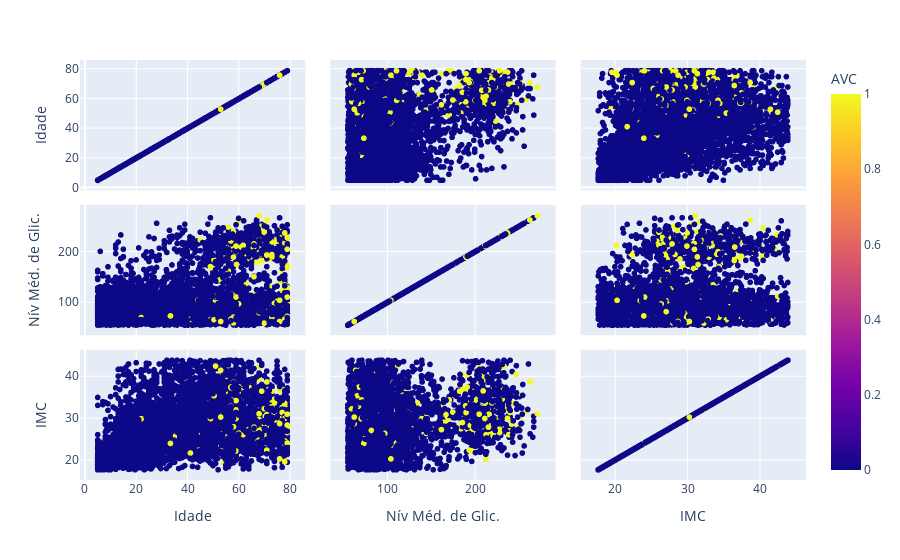

The cell this chart's notebook holds for it:
### Code cell
# [2. Extração e análise exploratória de dados - Análise exploratória]

graph = px.scatter_matrix(
    stroke_df, 
    dimensions=['age', 'avg_glucose_level', 'bmi'], 
    color='stroke',
    labels={
        'age': 'Idade',
        'avg_glucose_level': 'Nív Méd. de Glic.',
        'bmi': 'IMC',
        'stroke': 'AVC'
    }
)
graph.show()

### Figure 1 — Plotly figure (JSON) as saved in the notebook; plotly's stock layout.template omitted (floating-point values rounded to 4 significant figures; data arrays with more than 128 entries replaced by an {"elided": "..."} marker saying what was removed)
{"data": [{"dimensions": [{"axis": {"matches": true}, "label": "Idade", "values": {"elided": "5059 float values"}}, {"axis": {"matches": true}, "label": "Nív Méd. de Glic.", "values": {"elided": "5059 float values"}}, {"axis": {"matches": true}, "label": "IMC", "values": {"elided": "5059 float values"}}], "hovertemplate": "%{xaxis.title.text}=%{x}<br>%{yaxis.title.text}=%{y}<br>AVC=%{marker.color}<extra></extra>", "legendgroup": "", "marker": {"color": {"elided": "5059 int values"}, "coloraxis": "coloraxis", "symbol": "circle"}, "name": "", "showlegend": false, "type": "splom"}], "layout": {"coloraxis": {"colorbar": {"title": {"text": "AVC"}}, "colorscale": [[0, "#0d0887"], [0.1111, "#46039f"], [0.2222, "#7201a8"], [0.3333, "#9c179e"], [0.4444, "#bd3786"], [0.5556, "#d8576b"], [0.6667, "#ed7953"], [0.7778, "#fb9f3a"], [0.8889, "#fdca26"], [1, "#f0f921"]]}, "dragmode": "select", "legend": {"tracegroupgap": 0}, "margin": {"t": 60}}}
